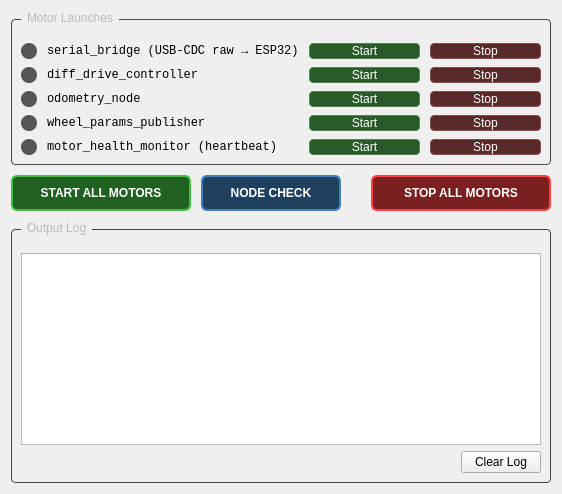
     <widget class="QWidget" name="tab_motor">
      <attribute name="title"><string>Motor Launch</string></attribute>
      <layout class="QVBoxLayout" name="motor_layout">
       <property name="spacing"><number>10</number></property>

       <item>
        <widget class="QGroupBox" name="grp_launches">
         <property name="title"><string>Motor Launches</string></property>
         <property name="styleSheet">
          <string notr="true">QGroupBox { color:#bbb; border:1px solid #444; border-radius:4px; margin-top:8px; padding-top:14px; } QGroupBox::title { subcontrol-origin: margin; left:10px; padding:0 4px; }</string>
         </property>
         <layout class="QGridLayout" name="launches_grid">
          <property name="horizontalSpacing"><number>10</number></property>
          <property name="verticalSpacing"><number>8</number></property>

          <!-- Row 0: fito_amr_serial_bridge (must come up first; replaces micro-ROS) -->
          <item row="0" column="0">
           <widget class="QLabel" name="lbl_status_bridge">
            <property name="minimumSize"><size><width>16</width><height>16</height></size></property>
            <property name="maximumSize"><size><width>16</width><height>16</height></size></property>
            <property name="text"><string/></property>
            <property name="styleSheet"><string notr="true">QLabel { background:#555; border-radius:8px; }</string></property>
           </widget>
          </item>
          <item row="0" column="1">
           <widget class="QLabel" name="lbl_cap_bridge">
            <property name="text"><string>serial_bridge (USB-CDC raw → ESP32)</string></property>
            <property name="styleSheet"><string notr="true">QLabel { font-family:monospace; }</string></property>
           </widget>
          </item>
          <item row="0" column="2">
           <widget class="QPushButton" name="btn_start_bridge">
            <property name="text"><string>Start</string></property>
            <property name="styleSheet"><string notr="true">QPushButton { background:#2a5a2a; color:white; border:1px solid #4a8a4a; border-radius:4px; }</string></property>
           </widget>
          </item>
          <item row="0" column="3">
           <widget class="QPushButton" name="btn_stop_bridge">
            <property name="text"><string>Stop</string></property>
            <property name="styleSheet"><string notr="true">QPushButton { background:#5a2a2a; color:white; border:1px solid #8a4a4a; border-radius:4px; }</string></property>
           </widget>
          </item>

          <!-- Row 1: diff_drive_controller -->
          <item row="1" column="0">
           <widget class="QLabel" name="lbl_status_diffdrive">
            <property name="minimumSize"><size><width>16</width><height>16</height></size></property>
            <property name="maximumSize"><size><width>16</width><height>16</height></size></property>
            <property name="text"><string/></property>
            <property name="styleSheet"><string notr="true">QLabel { background:#555; border-radius:8px; }</string></property>
           </widget>
          </item>
          <item row="1" column="1">
           <widget class="QLabel" name="lbl_cap_diffdrive">
            <property name="text"><string>diff_drive_controller</string></property>
            <property name="styleSheet"><string notr="true">QLabel { font-family:monospace; }</string></property>
           </widget>
          </item>
          <item row="1" column="2">
           <widget class="QPushButton" name="btn_start_diffdrive">
            <property name="text"><string>Start</string></property>
            <property name="styleSheet"><string notr="true">QPushButton { background:#2a5a2a; color:white; border:1px solid #4a8a4a; border-radius:4px; }</string></property>
           </widget>
          </item>
          <item row="1" column="3">
           <widget class="QPushButton" name="btn_stop_diffdrive">
            <property name="text"><string>Stop</string></property>
            <property name="styleSheet"><string notr="true">QPushButton { background:#5a2a2a; color:white; border:1px solid #8a4a4a; border-radius:4px; }</string></property>
           </widget>
          </item>

          <!-- Row 2: odometry_node -->
          <item row="2" column="0">
           <widget class="QLabel" name="lbl_status_odom">
            <property name="minimumSize"><size><width>16</width><height>16</height></size></property>
            <property name="maximumSize"><size><width>16</width><height>16</height></size></property>
            <property name="text"><string/></property>
            <property name="styleSheet"><string notr="true">QLabel { background:#555; border-radius:8px; }</string></property>
           </widget>
          </item>
          <item row="2" column="1">
           <widget class="QLabel" name="lbl_cap_odom">
            <property name="text"><string>odometry_node</string></property>
            <property name="styleSheet"><string notr="true">QLabel { font-family:monospace; }</string></property>
           </widget>
          </item>
          <item row="2" column="2">
           <widget class="QPushButton" name="btn_start_odom">
            <property name="text"><string>Start</string></property>
            <property name="styleSheet"><string notr="true">QPushButton { background:#2a5a2a; color:white; border:1px solid #4a8a4a; border-radius:4px; }</string></property>
           </widget>
          </item>
          <item row="2" column="3">
           <widget class="QPushButton" name="btn_stop_odom">
            <property name="text"><string>Stop</string></property>
            <property name="styleSheet"><string notr="true">QPushButton { background:#5a2a2a; color:white; border:1px solid #8a4a4a; border-radius:4px; }</string></property>
           </widget>
          </item>

          <!-- Row 3: wheel_params_publisher -->
          <item row="3" column="0">
           <widget class="QLabel" name="lbl_status_wheel">
            <property name="minimumSize"><size><width>16</width><height>16</height></size></property>
            <property name="maximumSize"><size><width>16</width><height>16</height></size></property>
            <property name="text"><string/></property>
            <property name="styleSheet"><string notr="true">QLabel { background:#555; border-radius:8px; }</string></property>
           </widget>
          </item>
          <item row="3" column="1">
           <widget class="QLabel" name="lbl_cap_wheel">
            <property name="text"><string>wheel_params_publisher</string></property>
            <property name="styleSheet"><string notr="true">QLabel { font-family:monospace; }</string></property>
           </widget>
          </item>
          <item row="3" column="2">
           <widget class="QPushButton" name="btn_start_wheel">
            <property name="text"><string>Start</string></property>
            <property name="styleSheet"><string notr="true">QPushButton { background:#2a5a2a; color:white; border:1px solid #4a8a4a; border-radius:4px; }</string></property>
           </widget>
          </item>
          <item row="3" column="3">
           <widget class="QPushButton" name="btn_stop_wheel">
            <property name="text"><string>Stop</string></property>
            <property name="styleSheet"><string notr="true">QPushButton { background:#5a2a2a; color:white; border:1px solid #8a4a4a; border-radius:4px; }</string></property>
           </widget>
          </item>

          <!-- Row 4: motor_health_monitor -->
          <item row="4" column="0">
           <widget class="QLabel" name="lbl_status_motorhealth">
            <property name="minimumSize"><size><width>16</width><height>16</height></size></property>
            <property name="maximumSize"><size><width>16</width><height>16</height></size></property>
            <property name="text"><string/></property>
            <property name="styleSheet"><string notr="true">QLabel { background:#555; border-radius:8px; }</string></property>
           </widget>
          </item>
          <item row="4" column="1">
           <widget class="QLabel" name="lbl_cap_motorhealth">
            <property name="text"><string>motor_health_monitor (heartbeat)</string></property>
            <property name="styleSheet"><string notr="true">QLabel { font-family:monospace; }</string></property>
           </widget>
          </item>
          <item row="4" column="2">
           <widget class="QPushButton" name="btn_start_motorhealth">
            <property name="text"><string>Start</string></property>
            <property name="styleSheet"><string notr="true">QPushButton { background:#2a5a2a; color:white; border:1px solid #4a8a4a; border-radius:4px; }</string></property>
           </widget>
          </item>
          <item row="4" column="3">
           <widget class="QPushButton" name="btn_stop_motorhealth">
            <property name="text"><string>Stop</string></property>
            <property name="styleSheet"><string notr="true">QPushButton { background:#5a2a2a; color:white; border:1px solid #8a4a4a; border-radius:4px; }</string></property>
           </widget>
          </item>

         </layout>
        </widget>
       </item>

       <item>
        <layout class="QHBoxLayout" name="all_btns_row">
         <item>
          <widget class="QPushButton" name="btn_start_all">
           <property name="minimumSize"><size><width>180</width><height>36</height></size></property>
           <property name="text"><string>START ALL MOTORS</string></property>
           <property name="styleSheet">
            <string notr="true">QPushButton { background:#206020; color:white; border:2px solid #40c040; border-radius:6px; font-weight:bold; } QPushButton:hover { background:#208020; }</string>
           </property>
          </widget>
         </item>
         <item>
          <widget class="QPushButton" name="btn_node_check">
           <property name="minimumSize"><size><width>140</width><height>36</height></size></property>
           <property name="text"><string>NODE CHECK</string></property>
           <property name="styleSheet">
            <string notr="true">QPushButton { background:#204060; color:white; border:2px solid #4080c0; border-radius:6px; font-weight:bold; } QPushButton:hover { background:#205080; }</string>
           </property>
          </widget>
         </item>
         <item>
          <spacer name="all_btns_spacer">
           <property name="orientation"><enum>Qt::Horizontal</enum></property>
           <property name="sizeHint" stdset="0"><size><width>20</width><height>20</height></size></property>
          </spacer>
         </item>
         <item>
          <widget class="QPushButton" name="btn_stop_all">
           <property name="minimumSize"><size><width>180</width><height>36</height></size></property>
           <property name="text"><string>STOP ALL MOTORS</string></property>
           <property name="styleSheet">
            <string notr="true">QPushButton { background:#7a2020; color:white; border:2px solid #ff4040; border-radius:6px; font-weight:bold; } QPushButton:hover { background:#9a2020; }</string>
           </property>
          </widget>
         </item>
        </layout>
       </item>

       <item>
        <widget class="QGroupBox" name="grp_log">
         <property name="title"><string>Output Log</string></property>
         <property name="styleSheet">
          <string notr="true">QGroupBox { color:#bbb; border:1px solid #444; border-radius:4px; margin-top:8px; padding-top:14px; } QGroupBox::title { subcontrol-origin: margin; left:10px; padding:0 4px; }</string>
         </property>
         <layout class="QVBoxLayout" name="log_layout">
          <item>
           <widget class="QPlainTextEdit" name="txt_log">
            <property name="readOnly"><bool>true</bool></property>
            <property name="maximumBlockCount"><number>200</number></property>
            <property name="styleSheet"><string notr="true">QPlainTextEdit { font-family:monospace; font-size:9pt; }</string></property>
           </widget>
          </item>
          <item>
           <layout class="QHBoxLayout" name="log_btns">
            <item>
             <spacer name="log_spacer">
              <property name="orientation"><enum>Qt::Horizontal</enum></property>
              <property name="sizeHint" stdset="0"><size><width>40</width><height>20</height></size></property>
             </spacer>
            </item>
            <item>
             <widget class="QPushButton" name="btn_clear_log">
              <property name="text"><string>Clear Log</string></property>
             </widget>
            </item>
           </layout>
          </item>
         </layout>
        </widget>
       </item>

      </layout>
     </widget>
